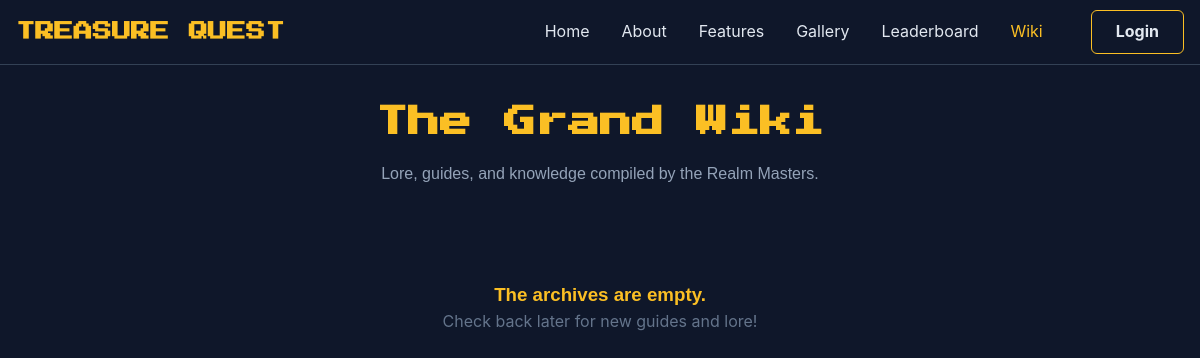
The app's page /wiki.php, older data.
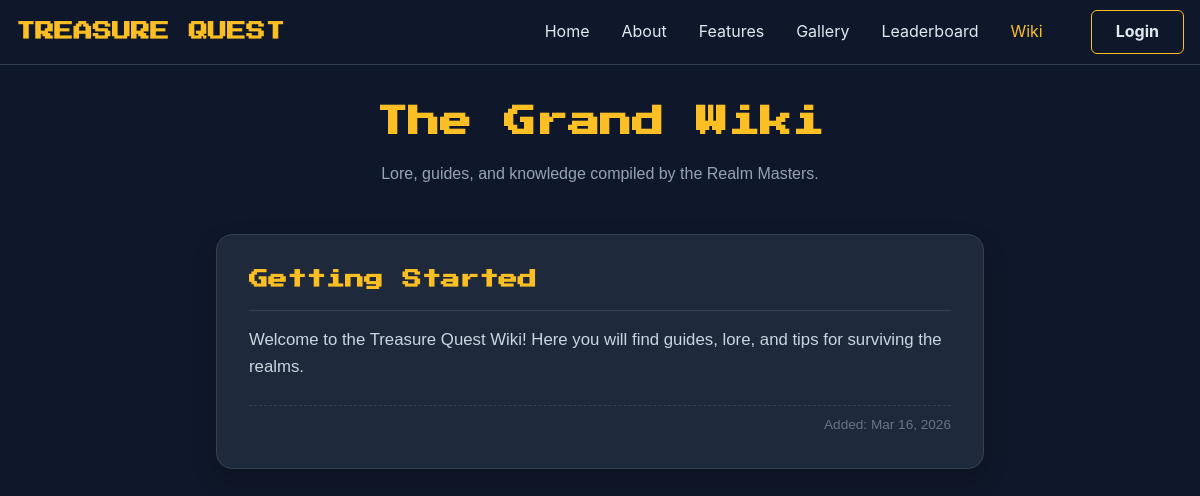
The same page, newer data.
### tables this page shows
CREATE TABLE `wiki_entries` (
  `id` int(11) NOT NULL,
  `title` varchar(100) NOT NULL,
  `content` text NOT NULL,
  `created_at` timestamp NOT NULL DEFAULT current_timestamp()
);

### config.php (called while the page is built, shortened)
<?php
function getDBConnection() {
    $conn = new mysqli(DB_HOST, DB_USER, DB_PASS, DB_NAME, DB_PORT);
    return $conn;
}
function isLoggedIn() {
    return isset($_SESSION['user_id']);
}
function getCurrentUser() {
    if (!isLoggedIn()) {
        return null;
    }
    $conn = getDBConnection();
    $user_id = $_SESSION['user_id'];
    $stmt = $conn->prepare("SELECT id, username, email, profile_picture, admin FROM users WHERE id = ?");
    $stmt->bind_param("i", $user_id);
    $stmt->execute();
    $result = $stmt->get_result();
    $user = $result->fetch_assoc();
    return $user;
}
?>

### wiki.php (the view, shortened to what this page needs)
<?php
require_once 'config.php';
$user = getCurrentUser();
$conn = getDBConnection();
$wiki_result = $conn->query("SELECT * FROM wiki_entries ORDER BY created_at DESC");
?>
<!DOCTYPE html>
<html lang="en">
<head>
</head>
<body>
    <nav class="nav">
        <div class="nav-container">
            <div class="logo">
                <h2><a href="index.php">TREASURE QUEST</a></h2>
            </div>
            <div class="nav-links">
                <a href="index.php#home">Home</a>
                <a href="index.php#about">About</a>
                <a href="index.php#features">Features</a>
                <a href="index.php#gallery">Gallery</a>
                <a href="leaderboard.php">Leaderboard</a>
                <a href="wiki.php" class="active">Wiki</a>
                <?php if ($user): ?>
                    <div class="user-menu" style="margin-left: 1rem;">
                        <div class="user-avatar" onclick="toggleUserMenu(event)">
                            <?php if (!empty($user['profile_picture']) && $user['profile_picture'] !== 'uploads/profiles/default.png'): ?>
                                <img src="<?php echo htmlspecialchars($user['profile_picture']); ?>" alt="Profile" style="width: 100%; height: 100%; object-fit: cover; border-radius: 50%;">
                            <?php else: ?>
                                <?php echo strtoupper(substr($user['username'], 0, 1)); ?>
                            <?php endif; ?>
                        </div>
                        <div class="user-dropdown" id="userDropdown">
                            <div class="user-info">
                                <strong><?php echo htmlspecialchars($user['username']); ?></strong>
                                <span><?php echo htmlspecialchars($user['email']); ?></span>
                            </div>
                            <a href="profile.php">My Profile</a>
                            <a href="profile.php">Settings</a>
                            <?php if (isset($user['admin']) && $user['admin'] == 1): ?>
                                <a href="admin.php" style="color: #fbbf24; border-top: 1px solid #334155;">Admin Dashboard</a>
                            <?php endif; ?>
                            <a href="logout.php">Logout</a>
                        </div>
                    </div>
                <?php else: ?>
                    <a href="login.php" class="btn btn-outline" style="cursor: pointer; margin-left: 1rem;">Login</a>
                <?php endif; ?>
            </div>
        </div>
    </nav>
    <div class="container">
        <div class="page-header">
            <h1>The Grand Wiki</h1>
            <p>Lore, guides, and knowledge compiled by the Realm Masters.</p>
        </div>
        <?php if ($wiki_result && $wiki_result->num_rows > 0): ?>
            <?php while($wiki = $wiki_result->fetch_assoc()): ?>
                <div class="wiki-card">
                    <h2><?php echo htmlspecialchars($wiki['title']); ?></h2>
                    <div class="wiki-content"><?php echo nl2br(htmlspecialchars($wiki['content'])); ?></div>
                    <div class="wiki-meta">Added: <?php echo date('M j, Y', strtotime($wiki['created_at'])); ?></div>
                </div>
            <?php endwhile; ?>
        <?php else: ?>
            <div style="text-align: center; color: #64748b; padding: 3rem;">
                <h3 style="font-family: sans-serif;">The archives are empty.</h3>
                <p>Check back later for new guides and lore!</p>
            </div>
        <?php endif; ?>
    </div>
</body>
</html>

### wiki.php (style rules this page uses)
* { margin: 0; padding: 0; box-sizing: border-box; }
body { font-family: -apple-system, BlinkMacSystemFont, 'Segoe UI', Roboto, sans-serif; background-color: #0f172a; color: #cbd5e1; line-height: 1.6; }
h1, h2, h3 { font-family: 'Press Start 2P', system-ui, sans-serif; line-height: 1.4; color: #fbbf24; }
.nav { position: fixed; top: 0; left: 0; right: 0; z-index: 1000; background-color: #0f172a; border-bottom: 1px solid #334155; }
.nav-container { max-width: 1280px; margin: 0 auto; padding: 0 1rem; display: flex; align-items: center; justify-content: space-between; height: 64px; }
.logo { display: flex; align-items: center; height: 100%; text-decoration: none; }
.logo h2 { color: #fbbf24; font-size: 1.2rem; margin: 0; white-space: nowrap; }
.logo a { color: inherit; text-decoration: none; }
.nav-links { display: none; gap: 2rem; align-items: center; }
.nav-links a { color: #e2e8f0; text-decoration: none; transition: color 0.3s; font-family: -apple-system, sans-serif; }
.nav-links a.active { color: #fbbf24; }
.btn { background-color: #fbbf24; color: #0f172a; border: none; padding: 0.5rem 1.5rem; border-radius: 0.375rem; cursor: pointer; font-weight: bold; transition: background-color 0.3s; text-decoration: none; display: inline-block; font-family: -apple-system, sans-serif; }
.btn-outline { background-color: transparent; color: #fbbf24; border: 1px solid #fbbf24; }
@media (min-width: 1025px) { .nav-links { display: flex; } }
.container { max-width: 800px; margin: 100px auto 4rem; padding: 0 1rem; }
.page-header { text-align: center; margin-bottom: 3rem; }
.page-header p { color: #94a3b8; font-family: sans-serif; margin-top: 1rem; }
.wiki-card { background-color: #1e293b; border: 1px solid #334155; border-radius: 1rem; padding: 2rem; margin-bottom: 2rem; box-shadow: 0 10px 25px rgba(0, 0, 0, 0.2); }
.wiki-card h2 { font-size: 1.2rem; margin-bottom: 1rem; padding-bottom: 1rem; border-bottom: 1px solid #334155; }
.wiki-content { color: #cbd5e1; font-size: 1.05rem; white-space: pre-wrap; font-family: sans-serif; }
.wiki-meta { font-size: 0.85rem; color: #64748b; margin-top: 1.5rem; text-align: right; font-family: sans-serif; border-top: 1px dashed #334155; padding-top: 0.5rem; }

Row changes from the older to the newer data that the page shows:
added wiki_entries: title "Getting Started", content "Welcome to the Treasure Quest Wiki! Here you will find guides, lore, and tips for surviving the realms.", created_at "Mar 16, 2026"
Text that changed along with them:
text no longer shown: "The archives are empty. Check back later for new guides and lore!"
